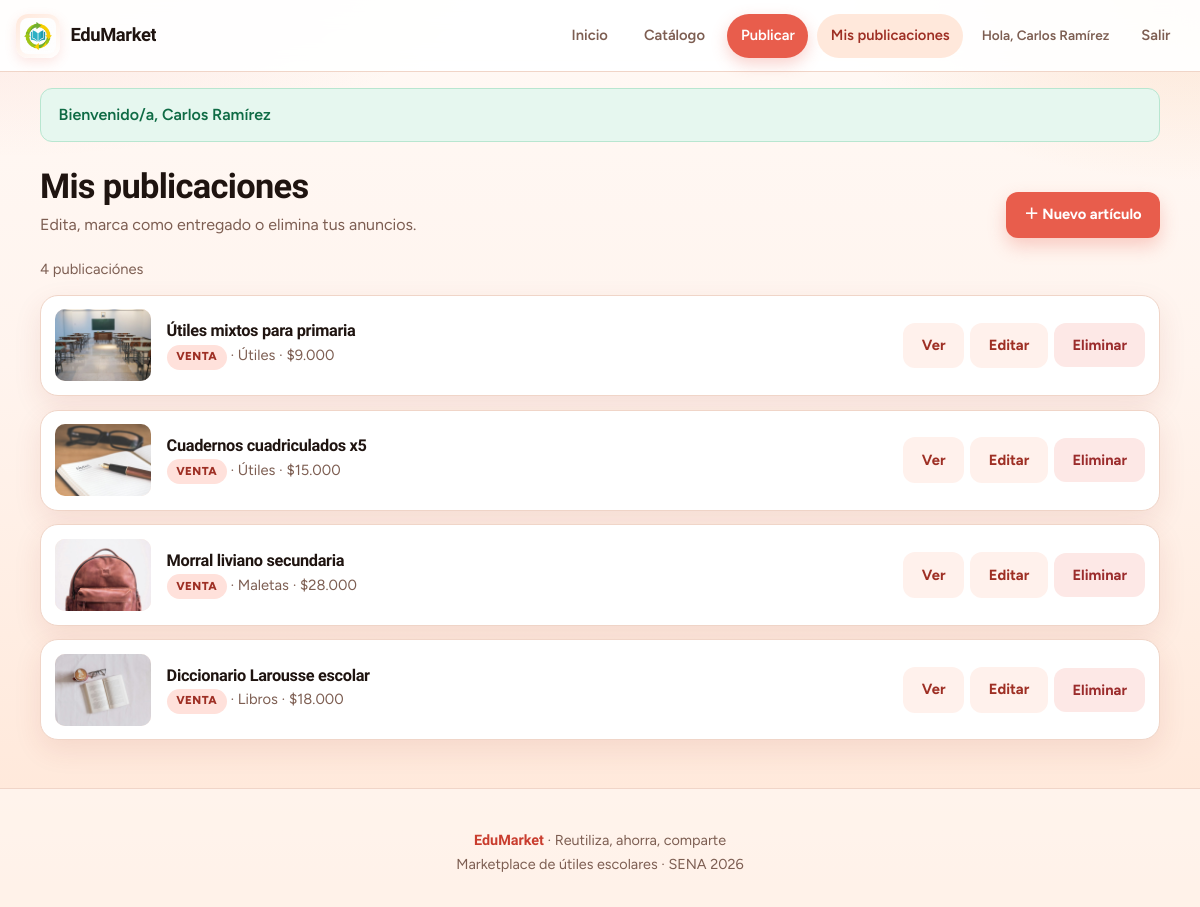
The page /mis_publicaciones.php (signed in) on the database as committed earlier.
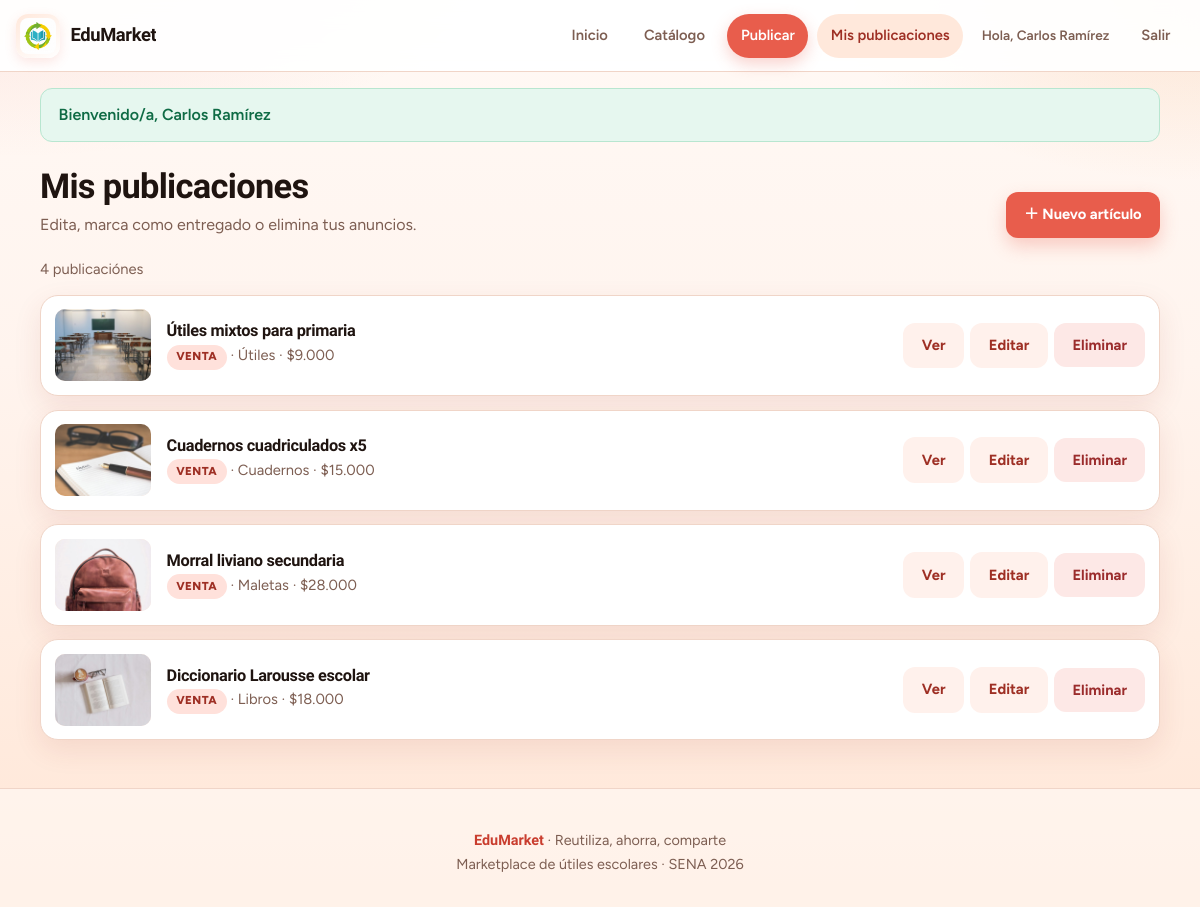
The same page on the database as committed later.
### tables this page shows
CREATE TABLE articulo (
  id_articulo INT AUTO_INCREMENT PRIMARY KEY,
  titulo VARCHAR(200) NOT NULL,
  descripcion TEXT,
  precio DECIMAL(10,2) NOT NULL DEFAULT 0.00,
  tipo ENUM('venta','intercambio') NOT NULL DEFAULT 'venta',
  estado ENUM('disponible','entregado') NOT NULL DEFAULT 'disponible',
  telefono_contacto VARCHAR(20) NOT NULL,
  foto_url VARCHAR(255) DEFAULT NULL,
  id_categoria INT NOT NULL,
  id_institucion INT NOT NULL,
  id_usuario INT NOT NULL,
  creado_en TIMESTAMP DEFAULT CURRENT_TIMESTAMP,
  CONSTRAINT fk_articulo_categoria FOREIGN KEY (id_categoria) REFERENCES categoria(id_categoria),
  CONSTRAINT fk_articulo_institucion FOREIGN KEY (id_institucion) REFERENCES institucion(id_institucion),
  CONSTRAINT fk_articulo_usuario FOREIGN KEY (id_usuario) REFERENCES usuario(id_usuario) ON DELETE CASCADE
);

CREATE TABLE categoria (
  id_categoria INT AUTO_INCREMENT PRIMARY KEY,
  nombre VARCHAR(80) NOT NULL UNIQUE
);

### includes/funciones.php (called while the page is built, shortened)
<?php
function e($texto) {
    return htmlspecialchars((string)$texto, ENT_QUOTES, "UTF-8");
}
function formatoPesos($n) { return "$" . number_format((float)$n, 0, ",", "."); }
function fotoArticulo($fotoUrl, $fallbackCat = "") {
    $foto = trim((string)$fotoUrl);
    if ($foto !== "") {
        return $foto;
    }
    $map = [
        "Libros" => "img/libros-1.jpg",
        "Uniformes" => "img/uniforme-1.jpg",
        "Maletas" => "img/maleta-1.jpg",
        "Cartucheras" => "img/cartuchera-2.jpg",
        "Útiles" => "img/utiles-1.jpg",
        "Utiles" => "img/utiles-1.jpg",
        "Cuadernos" => "img/cuadernos-1.jpg",
        "Calzado" => "img/uniforme-1.jpg",
        "Calculadoras" => "img/utiles-1.jpg",
        "Deportes" => "img/sudadera-1.jpg",
        "Arte y manualidades" => "img/utiles-2.jpg",
        "Tecnología" => "img/hero-utiles.jpg",
        "Instrumentos musicales" => "img/hero-utiles.jpg",
        "Accesorios" => "img/cartuchera-1.jpg",
        "Otros" => "img/hero-utiles.jpg",
    ];
    return $map[$fallbackCat] ?? "img/hero-utiles.jpg";
}
function etiquetaTipo($tipo) {
    return $tipo === "intercambio" ? "Intercambio" : "Venta";
}
function calcularPaginacion($total, $porPagina = 8) {
    $porPagina = max(1, (int)$porPagina);
    $total = max(0, (int)$total);
    $totalPaginas = max(1, (int)ceil($total / $porPagina));
    $page = max(1, (int)($_GET["page"] ?? 1));
    $offset = ($page - 1) * $porPagina;
    return [
        "page" => $page,
        "por_pagina" => $porPagina,
        "offset" => $offset,
        "total_paginas" => $totalPaginas,
        "total" => $total,
    ];
}

### mis_publicaciones.php (the view, shortened to what this page needs)
<?php
require_once __DIR__ . "/includes/conexion.php";
require_once __DIR__ . "/includes/funciones.php";
$uid = (int)$_SESSION["usuario"]["id"];
$stc = $mysqli->prepare("SELECT COUNT(*) AS total FROM articulo WHERE id_usuario=?");
$stc->bind_param("i", $uid);
$stc->execute();
$total = (int)$stc->get_result()->fetch_assoc()["total"];
$pag = calcularPaginacion($total, 8);
$st = $mysqli->prepare(
    "SELECT a.*, c.nombre AS categoria
     FROM articulo a
     JOIN categoria c ON c.id_categoria = a.id_categoria
     WHERE a.id_usuario = ?
     ORDER BY a.id_articulo DESC
     LIMIT ? OFFSET ?"
);
$lim = $pag["por_pagina"];
$off = $pag["offset"];
$st->bind_param("iii", $uid, $lim, $off);
$st->execute();
$arts = $st->get_result()->fetch_all(MYSQLI_ASSOC);
require __DIR__ . "/includes/header.php";
?>
<main class="contenedor">
  <div class="page-head">
    <div>
      <h1>Mis publicaciones</h1>
      <p>Edita, marca como entregado o elimina tus anuncios.</p>
    </div>
    <a class="btn btn-primary" href="publicar.php">＋ Nuevo artículo</a>
  </div>
  <?php if (!$arts && $total === 0): ?>
    <div class="empty-state">
      <h3>Aún no tienes publicaciones</h3>
      <p>Publica un útil escolar y empieza a recibir mensajes por WhatsApp.</p>
      <a class="btn btn-primary" href="publicar.php">Publicar ahora</a>
    </div>
  <?php else: ?>
    <div class="results-meta">
      <span><?= $total ?> publicación<?= $total === 1 ? '' : 'es' ?></span>
    </div>
    <div class="pub-grid">
      <?php foreach ($arts as $a):
        $foto = fotoArticulo($a["foto_url"], $a["categoria"]);
      ?>
        <article class="pub-item">
          <div class="pub-thumb">
            <img src="<?= e($foto) ?>" alt="" loading="lazy">
          </div>
          <div>
            <h3><?= e($a["titulo"]) ?></h3>
            <p class="muted">
              <span class="badge <?= $a['tipo']==='intercambio'?'intercambio':'' ?>"><?= e(etiquetaTipo($a['tipo'])) ?></span>
              · <?= e($a["categoria"]) ?>
              · <?= $a["tipo"] === "intercambio" ? "Intercambio" : formatoPesos($a["precio"]) ?>
            </p>
          </div>
          <div class="pub-actions">
            <?php if ($a["estado"] === "disponible"): ?>
              <a class="btn btn-ghost" href="articulo.php?id=<?= (int)$a['id_articulo'] ?>">Ver</a>
            <?php endif; ?>
            <a class="btn btn-ghost" href="publicar.php?id=<?= (int)$a['id_articulo'] ?>">Editar</a>
            <form method="post" onsubmit="return confirm('¿Eliminar esta publicación?');">
              <button class="btn btn-danger" type="submit">Eliminar</button>
            </form>
          </div>
        </article>
      <?php endforeach; ?>
    </div>
  <?php endif; ?>
</main>
<?php require __DIR__ . "/includes/footer.php"; ?>

Rows that differ between the two databases and show on the page:
changed articulo "Cuadernos cuadriculados x5": id_categoria.nombre "Útiles" → "Cuadernos"
